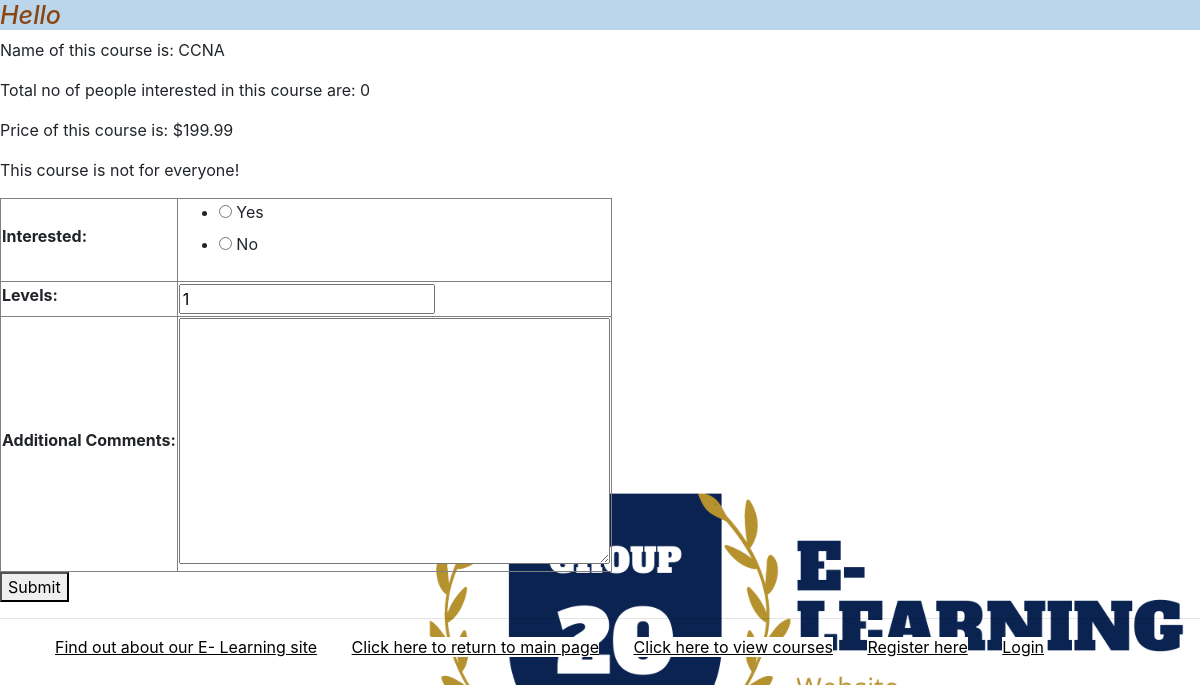
The app's page /myapp/courses/1/ with its own data.
### myapp/models.py (models this page shows, shortened)
class Course(models.Model):
    topic = models.ForeignKey(Topic, related_name='courses',on_delete=models.CASCADE)
    name = models.CharField(max_length=200)
    price = models.DecimalField(max_digits=10, decimal_places=2)
    for_everyone = models.BooleanField(default=True)
    description = models.TextField(max_length=300, null=True, blank=True)
    interested = models.PositiveIntegerField(default=0)
    stages = models.PositiveIntegerField(default=3)

### myapp/views.py (the view, shortened to what this page needs)
# urls.py: path(r'courses/<int:course_id>/', views.course_detail, name='course_detail'),
def course_detail(request, course_id):
    msg = ''
    course = get_object_or_404(Course, pk=course_id)
    if request.method == 'GET':
        form = InterestForm()
        msg = 'Courses'
        return render(request, 'myapp/course_detail.html', {'form': form, 'course': course})

### myapp/forms.py
class InterestForm(forms.Form):
    CHOICES = [(1, 'Yes'), (2, 'No')]
    interested = forms.ChoiceField(required=True, widget=forms.RadioSelect, choices=CHOICES)
    levels = forms.IntegerField(min_value=1, initial=1)
    comments = forms.CharField(required=False, widget=forms.Textarea, label='Additional Comments')

### myapp/templates/myapp/course_detail.html (shortened to what this page needs)
{% extends 'myapp/base.html'  %}
{% block body_block %}
{% if course %}
    <p>Name of this course is: {{ course.name }}</p>
    <p>Total no of people interested in this course are: {{ course.interested }}</p>
    <p>Price of this course is: ${{ course.price }}</p>
    {% if course.for_everyone == False %}
        <p>This course is not for everyone!</p>
    {% endif %}
 {% else %}
<strong>No such course available!</strong>
{% endif %}
<form method="post">
  <table border="1">
    {{ form }}
  </table>
  <button type="submit">Submit</button>
</form>
{% endblock %}

### myapp/static/myapp/style.css (style rules this page uses)
.background { background-image: url("20.png"); background-size: cover; background-repeat: no-repeat; background-attachment: fixed; background-position: bottom; }

### records on screen
Course: name "CCNA", interested "0", price "199.99"
